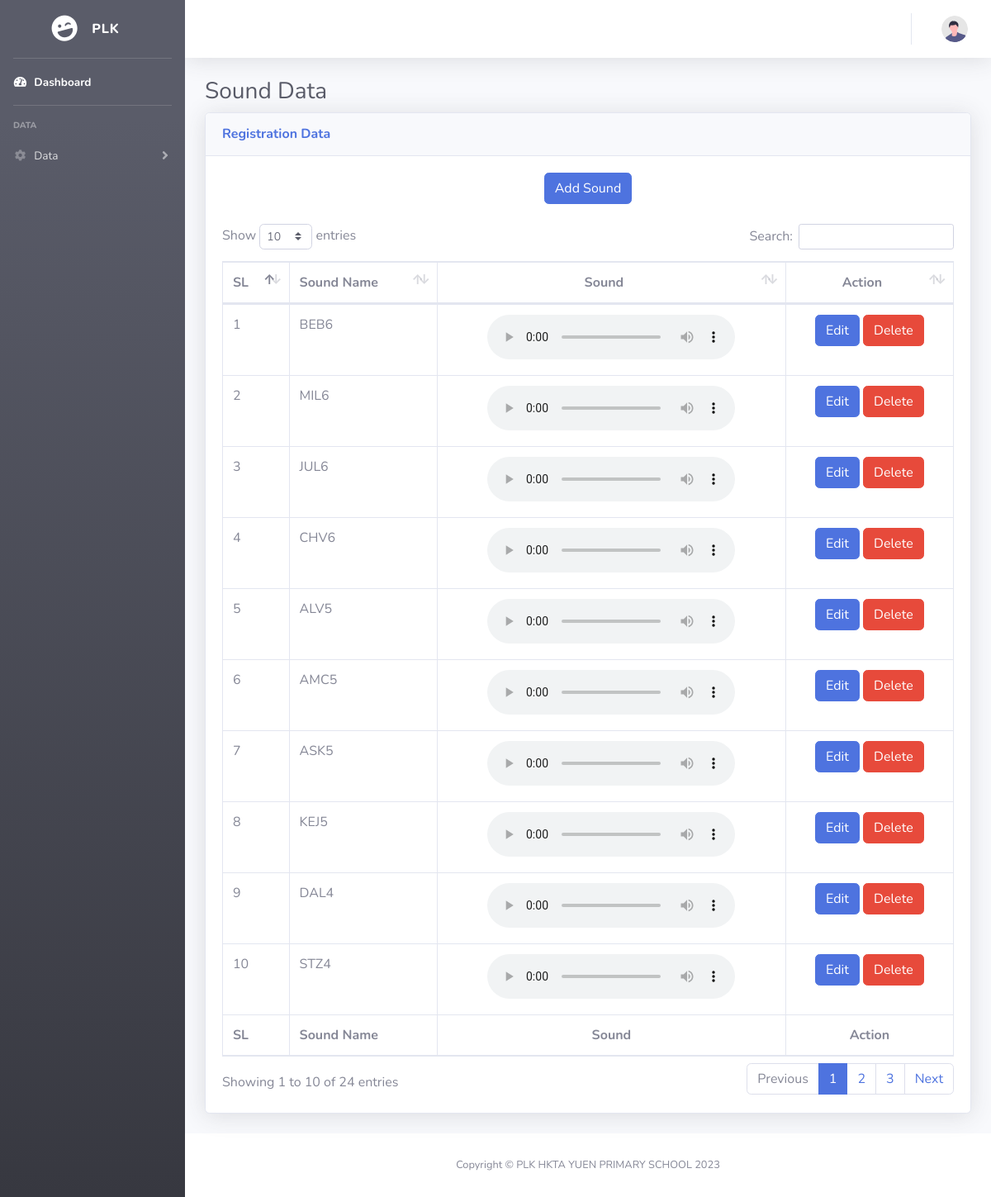
/admin/soundlist.php, run on the app's committed database.
### tables this page shows
CREATE TABLE `sound_list` (
  `id` int(11) NOT NULL,
  `code` varchar(20) NOT NULL,
  `sound_name` varchar(100) NOT NULL,
  `inserted_at` timestamp NOT NULL DEFAULT current_timestamp() ON UPDATE current_timestamp()
);

### Controller/dbController.php (called while the page is built, shortened)
<?php
class DBController {
    private $host = "localhost";
    private $user = "root";
    private $password = "";
    private $database = "plk_sound_school";
    private $conn;
    function __construct() {
        $this->conn = $this->connectDB();
    }
    function connectDB() {
        $conn = mysqli_connect($this->host,$this->user,$this->password,$this->database);
        return $conn;
    }
    function runQuery($query) {
        $result = mysqli_query($this->conn,$query);
        while($row=mysqli_fetch_assoc($result)) {
            $resultset[] = $row;
        }
        if(!empty($resultset))
            return $resultset;
    }
    function numRows($query) {
        $result  = mysqli_query($this->conn,$query);
        $rowcount = mysqli_num_rows($result);
        return $rowcount;
    }
}

### admin/soundlist.php (the view, shortened to what this page needs)
<?php
include('../Controller/dbController.php');
$db_handle = new DBController();
?>
<!DOCTYPE html>
<html lang="en">
<head>
    <?php require_once 'include/css.php'; ?>
</head>
<body id="page-top">
<div id="wrapper">
    <?php require_once 'include/sidebar.php'; ?>
    <div id="content-wrapper" class="d-flex flex-column">
        <div id="content">
            <?php require_once 'include/topbar.php'; ?>
            <div class="container-fluid">
                <h1 class="h3 mb-2 text-gray-800">Sound Data</h1>
                <div class="card shadow mb-4">
                    <div class="card-header py-3">
                        <h6 class="m-0 font-weight-bold text-primary">Registration Data</h6>
                    </div>
                    <div class="card-body">
                        <div class="text-center mb-4">
                            <a href="add_sound.php" class="btn btn-primary">Add Sound</a>
                        </div>
                        <div class="table-responsive">
                            <table class="table table-bordered" id="dataTable" width="100%" cellspacing="0">
                                <thead>
                                <tr>
                                    <th>SL</th>
                                    <th>Sound Name</th>
                                    <th class="text-center">Sound</th>
                                    <th class="text-center">Action</th>
                                </tr>
                                </thead>
                                <tfoot>
                                <tr>
                                    <th>SL</th>
                                    <th>Sound Name</th>
                                    <th class="text-center">Sound</th>
                                    <th class="text-center">Action</th>
                                </tr>
                                </tfoot>
                                <tbody>
                                <?php
                                $data = $db_handle->runQuery("SELECT * FROM sound_list order by id desc");
                                $row_count = $db_handle->numRows("SELECT * FROM sound_list order by id desc");
                                for ($i = 0; $i < $row_count; $i++) {
                                    ?>
                                    <tr>
                                        <td><?php echo $i + 1; ?></td>
                                        <td><?php echo $data[$i]["code"]; ?></td>
                                        <td class="text-center">
                                            <audio controls>
                                                <source src="../<?php echo $data[$i]["sound_name"]; ?>" type="audio/wav">
                                            </audio>
                                        </td>
                                        <td class="text-center">
                                            <button type="button" class="btn btn-primary">Edit</button>
                                            <button type="button" class="btn btn-danger">Delete</button>
                                        </td>
                                    </tr>
                                <?php } ?>
                                </tbody>
                            </table>
                        </div>
                    </div>
                </div>
            </div>
        </div>
        <?php require_once 'include/footer.php'; ?>
    </div>
</div>
</body>
</html>

### data on the page
sound_list: code "BEB6"
sound_list: code "MIL6"
sound_list: code "JUL6"
sound_list: code "CHV6"
sound_list: code "ALV5"
sound_list: code "AMC5"
sound_list: code "ASK5"
sound_list: code "KEJ5"
sound_list: code "DAL4"
sound_list: code "STZ4"
